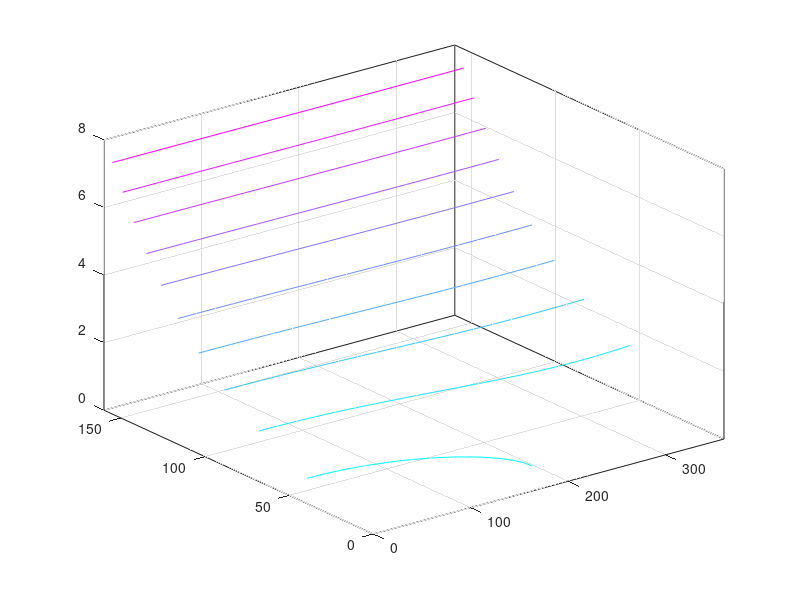

This chart was generated by the following MATLAB code:
clf;
colormap(cool(64));
tx=linspace(0,360,20);
ty=linspace(0,160,40);
[xx,yy]=meshgrid(tx,ty);
tz=sqrt((sin(xx).*cosh(pi/180*yy)).^2+(cos(xx).*sinh(pi/180*yy)).^2);
contour3(tx,ty,tz);
